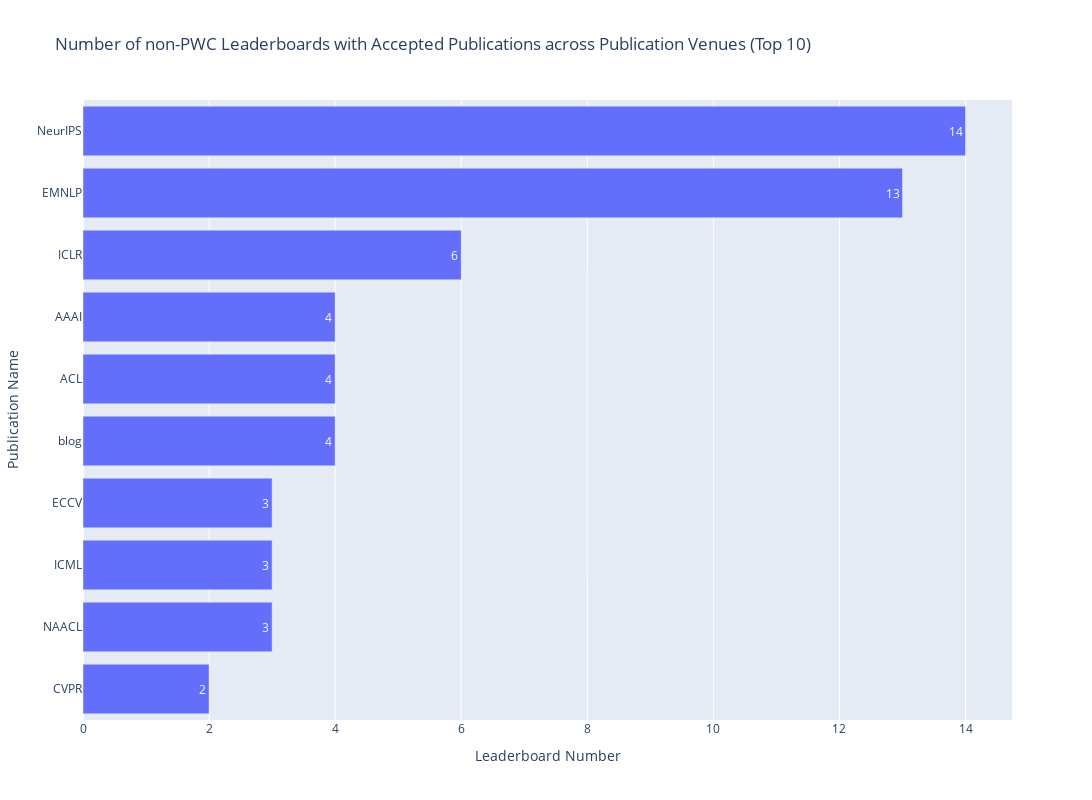

Here is the notebook cell this chart was saved with:
### Code cell
df = pd.read_csv(path_meta / 'leaderboard_processed.csv')
df = df[df['Platforms'] != 'pwc']
df['Publication venues (non-pwc)'] = df['Publication venues (non-pwc)'].apply(ast.literal_eval)
df_pub = df[df['Publication venues (non-pwc)'].apply(len) > 0]
print(f"{round(len(df_pub)/len(df)*100,2)}% ({len(df_pub)} out of {len(df)}) leaderboards are associated with specific publications, including research articles, blog posts, and white papers.")

df_literature = filter_rows_by_list_column(df_pub, 'Publication venues (non-pwc)', non_accepted_publication_type)
print(f"{round(len(df_literature)/len(df_pub)*100,2)}% ({len(df_literature)} out of {len(df_pub)}) publications have been accepted in a specific workshop, conference, magzine, or journal.")
df_split = df_literature.explode('Publication venues (non-pwc)').groupby('Publication venues (non-pwc)').size().reset_index(name='Frequency')
df_split['Weight'] = 1

statistics = {
    'Distribution': 'Leaderboards across Publication Venues',
    'Mean': np.mean(df_split['Frequency']),
    'Median': np.median(df_split['Frequency']),
    'IQR': df_split['Frequency'].quantile(0.75) - df_split['Frequency'].quantile(0.25),
    'Gini Coefficient': ineqpy.inequality.gini(data=df_split, income='Frequency', weights='Weight'),
}
if os.path.exists(path_meta / 'leaderboard_statistics.csv'):
    df_statistics = pd.read_csv(path_meta / 'leaderboard_statistics.csv')
else:
    df_statistics = pd.DataFrame()
df_statistics = pd.concat([df_statistics, pd.DataFrame([statistics])], ignore_index=True)
df_statistics.drop_duplicates(subset=['Distribution'], keep='last', inplace=True)
df_statistics.sort_values(by='Distribution', inplace=True)
df_statistics.to_csv(path_meta / 'leaderboard_statistics.csv', index=False)

df_top = df_split.sort_values(by='Frequency', ascending=False).head(10)
print(f"{df_top['Publication venues (non-pwc)'].iloc[0]} emerges as the conference with the most number of accepted publications, accounting for {round(df_top['Frequency'].iloc[0]/len(df_literature)*100,2)}% ({df_top['Frequency'].iloc[0]} out of {len(df_literature)}) of those published.")

df_top['Ratio'] = round(df_top['Frequency'] / len(df_literature) * 100, 2)

fig = go.Figure(go.Bar(
        x=df_top['Frequency'],  # Values for the bar lengths
        y=df_top['Publication venues (non-pwc)'],  # Categories for each bar
        orientation='h',  # Sets the bars to be horizontal
        text=df_top['Frequency'],  # Adds the values as text on each bar
        textposition='auto'  # Automatically positions the text on the bars
))
fig.update_layout(
        title=f'Number of non-PWC Leaderboards with Accepted Publications across Publication Venues (Top 10)',
        xaxis_title='Leaderboard Number',
        yaxis_title='Publication Name',
        yaxis_autorange='reversed'  # This line makes the bars go top-down
)
fig.update_layout(
    width=1200,  # Set the width of the figure
    height=800,  # Set the height of the figure
)
fig.show()

### Figure 1 — Plotly figure (JSON) as saved in the notebook; plotly's stock layout.template omitted (floating-point values rounded to 4 significant figures)
{"data": [{"orientation": "h", "text": [14, 13, 6, 4, 4, 4, 3, 3, 3, 2], "textposition": "auto", "type": "bar", "x": [14, 13, 6, 4, 4, 4, 3, 3, 3, 2], "y": ["NeurIPS", "EMNLP", "ICLR", "AAAI", "ACL", "blog", "ECCV", "ICML", "NAACL", "CVPR"]}], "layout": {"height": 800, "title": {"text": "Number of non-PWC Leaderboards with Accepted Publications across Publication Venues (Top 10)"}, "width": 1200, "xaxis": {"title": {"text": "Leaderboard Number"}}, "yaxis": {"autorange": "reversed", "title": {"text": "Publication Name"}}}}
